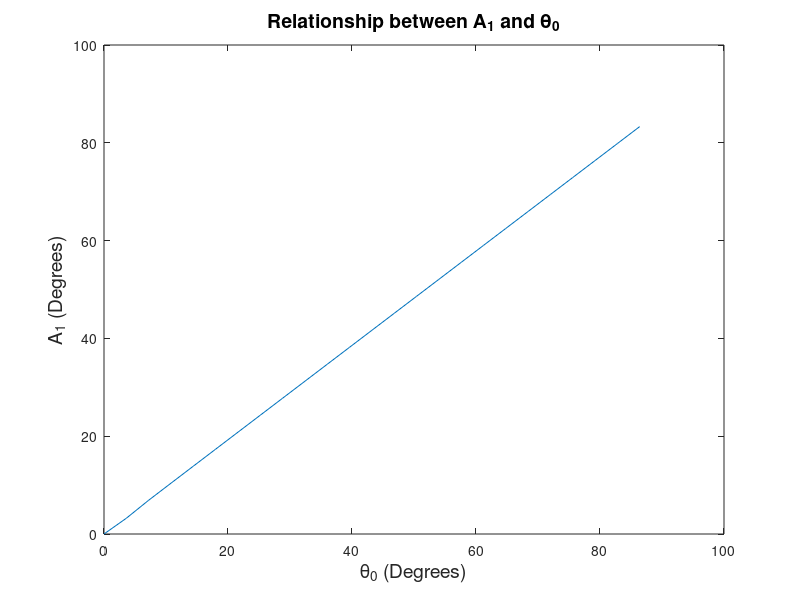

This chart was generated by the following MATLAB code:
%pend0.m
%This program shows the relationship between A1 and the initial angle, for the
%non-linear approximation of the pendulum's sin(theta) term
clear;
w0=1;
a3=w0^2/6;
imax=10;
tol=1.e-5;
th0=0;
thmax=90;
N=25;
dth=(thmax-th0)/N;
for j=1:N,
  th(j)=th0+(j-1)*dth;
  x=th(j)-1;%initial guess
  xn=999;
  f=999;
  i = 0;
  while (abs(xn-x) >= tol) & (f ~= 0.0) & (i < imax)
      x=xn;
      f=x+a3*x^3/(27*a3*x^2-32*w0^2)-th(j);
      fp=1+3*a3*x^2/(27*a3*x^2-32*w0^2)...
          -54*a3^2*x^4/((27*a3*x^2-32*w0^2)^2);
      xn=x-f/fp;
      i = i + 1;
  end
A1(j)=xn;
end
plot(th,A1)
xlabel('\theta_0 (Degrees)','FontSize',14)
ylabel('A_1 (Degrees)','FontSize',14)
title('Relationship between A_1 and \theta_0','FontSize',14)
